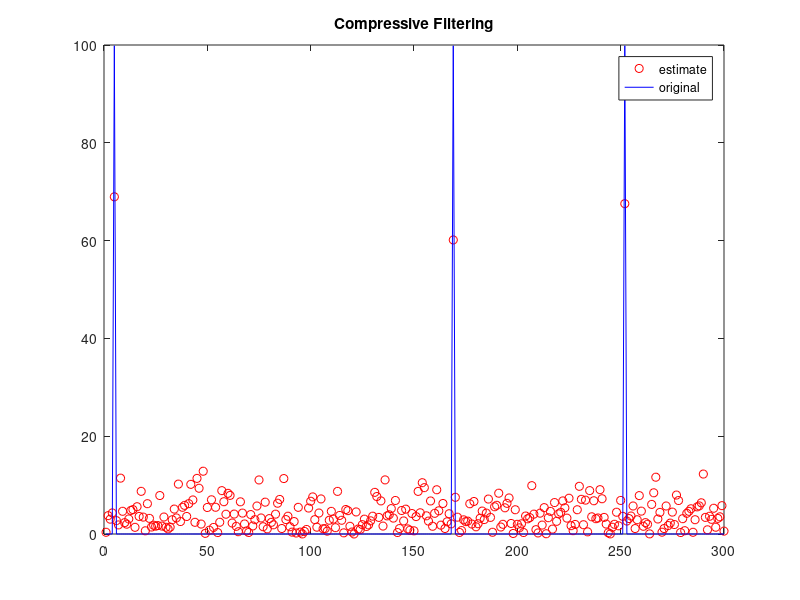

Write MATLAB code to recreate this figure.
clear all;
close all;

N = 300;
M = 200;

% edges = [50, 120, 170, 192, 220, 224, 256, 300] ;
% levels = [200,  0 , 400, 0, 0, 200, 0, 0];
% idxs = zeros(1, M)  ;
% idxs(edges(1: end-1)+1) = 1 ;
% g = levels(cumsum(idxs)+1);
 
sigma_squared = [1, 10, 100, 1000];
noise = normrnd(0, 1, [1, N]);
runs = 1;% size(sigma_squared,2);

mse = zeros(1,runs);

tic
for j=1:runs
    positions = randi(N, [1, 3]);
    weights = normrnd(100, sigma_squared(1), [1, 1]);
    
    g = zeros(1,N);
    g(positions) = weights;
    
    I = eye(N);

    A = normrnd(0, 1/M, [M, N]);
    
    %time domain measurements
    y = A*g';
       
    templates = zeros(M, N);
    b = zeros(1,N);
    
    for i=1:N
        templates(:, i) = (A*A')\A*I(i,:)';
        b(i) = (y'*templates(:,i));
    end
        
    mse(j) = norm(b-g)/norm(g);
    
    [sortVals, sortInds] = sort(b, 'descend');
    c = sortInds(1:1);
    
    Ind = max(abs(b));
      
    figure
    plot(1:N, abs(b), 'ro', 1:N, g', 'b')
    str = sprintf('Compressive Filtering');
    title(str)
    legend('estimate', 'original')
    
    [U, S, V] = svd(A);
    
    EigDecomp = V'*(S)'*(S)*V;
    
%     %orthogonalised
%     
%     orth_templates = zeros(M, N);
%     b = zeros(1,N);
%     for i=1:N
%         orth_templates(:, i) = (A*A')\A*I(i,:)';
%         c(i) = (y'*orth_templates(:,i));
%     end
%     
%     figure
%     plot(1:N, abs(c), 'ro', 1:N, g', 'b')
%     str = sprintf('Compressive Filtering');
%     title(str)
%         
end
toc
